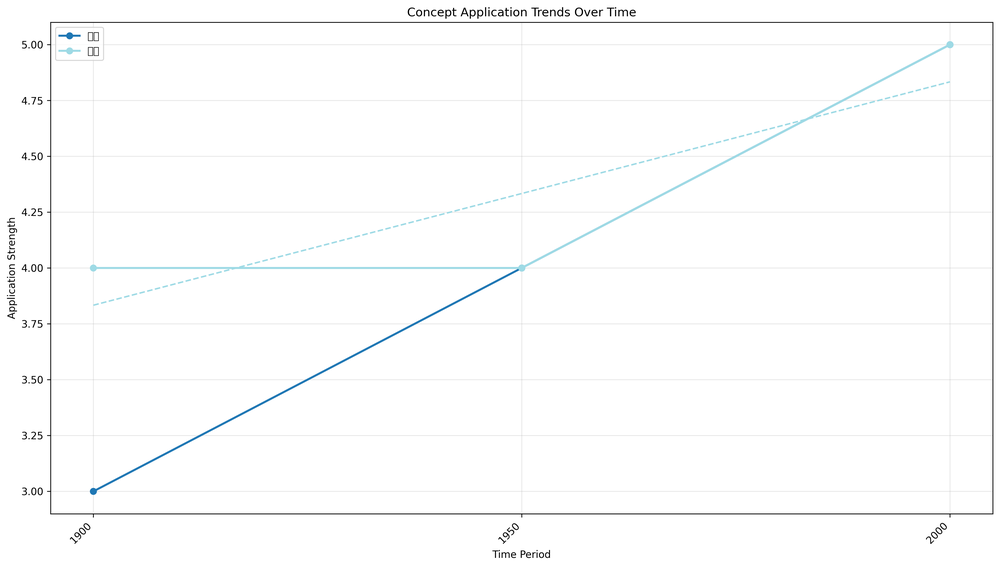
#> input picture philosophy-thought-research/test_application_trends.png, 1000 x 567 px, shrunk from 4171 x 2366 before the run
$ python -i image_analyzer.py   (imports and definitions only)   (older library calls are emulated)
#> lines starting #> are read from the running program, lines starting #| are printed output that depends on the picture
#!/usr/bin/env python3
# -*- coding: utf-8 -*-

"""
图像分析工具
用于艺术作品的形式分析、风格识别、特征提取
"""

import numpy as np
import cv2
from PIL import Image
from skimage import color, filters, feature, texture
from skimage.measure import shannon_entropy
import matplotlib.pyplot as plt

class ImageAnalyzer:
    """图像分析器类"""

    def __init__(self, image_path):
        """
        初始化图像分析器

        Args:
            image_path (str): 图像文件路径
        """
        self.image_path = image_path
        self.image = None
        self.gray_image = None
        self.load_image()

    def load_image(self):
        """
        加载图像
        """
        try:
            self.image = cv2.imread(self.image_path)
#> self.image is the input picture: shape (567, 1000, 3); mean B, G, R 252.4, 252.2, 251.7
            if self.image is None:
                raise Exception(f"无法加载图像: {self.image_path}")
            # 转换为RGB格式
            self.image = cv2.cvtColor(self.image, cv2.COLOR_BGR2RGB)
            # 创建灰度图像
            self.gray_image = cv2.cvtColor(self.image, cv2.COLOR_RGB2GRAY)
        except Exception as e:
            print(f"加载图像时出错: {e}")

    # [208 lines left out: functions analyze, _analyze_color_distribution, _analyze_edge_density, _analyze_texture, _analyze_composition, _analyze_brightness and 3 more, not called in this run]

    def style_transfer(self, style="impressionist"):
        """
        风格转换

        Args:
            style (str): 风格类型

        Returns:
            PIL.Image: 风格转换后的图像
        """
#> called with style = 'impressionist'
        if self.image is None:
            return None

        # 这里使用简单的滤镜模拟风格转换
        # 实际应用中可以使用更复杂的深度学习方法
        styled = self.image.copy()

        if style == "impressionist":
            # 印象派风格模拟
            blur = cv2.GaussianBlur(styled, (5, 5), 0)
            edges = cv2.Canny(self.gray_image, 50, 150)
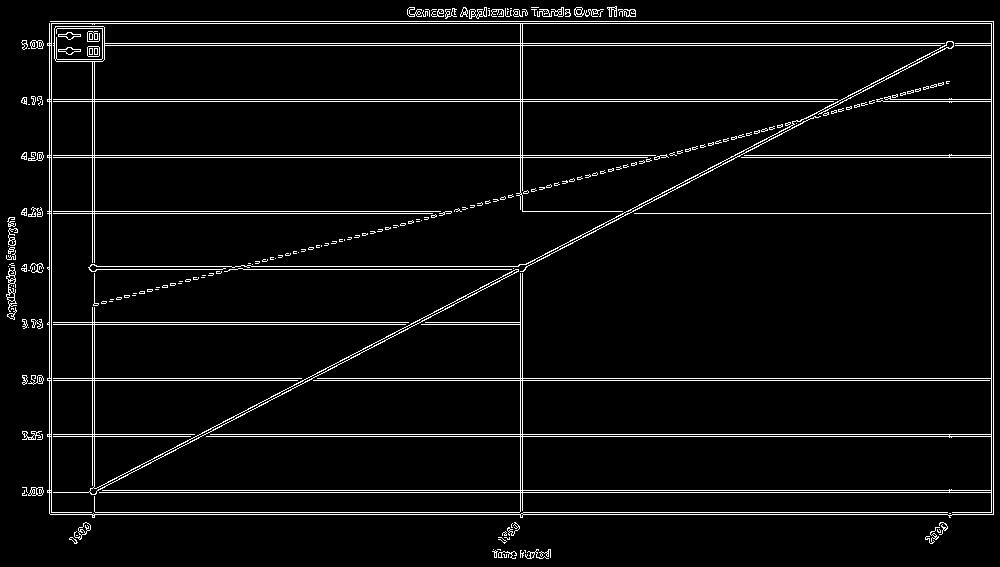
#> edges: shape (567, 1000); 4.9% white in thin lines or dots
            edges = cv2.cvtColor(edges, cv2.COLOR_GRAY2RGB)
#> edges: shape (567, 1000, 3); 4.9% white in thin lines or dots
            styled = cv2.addWeighted(blur, 0.8, edges, 0.2, 0)
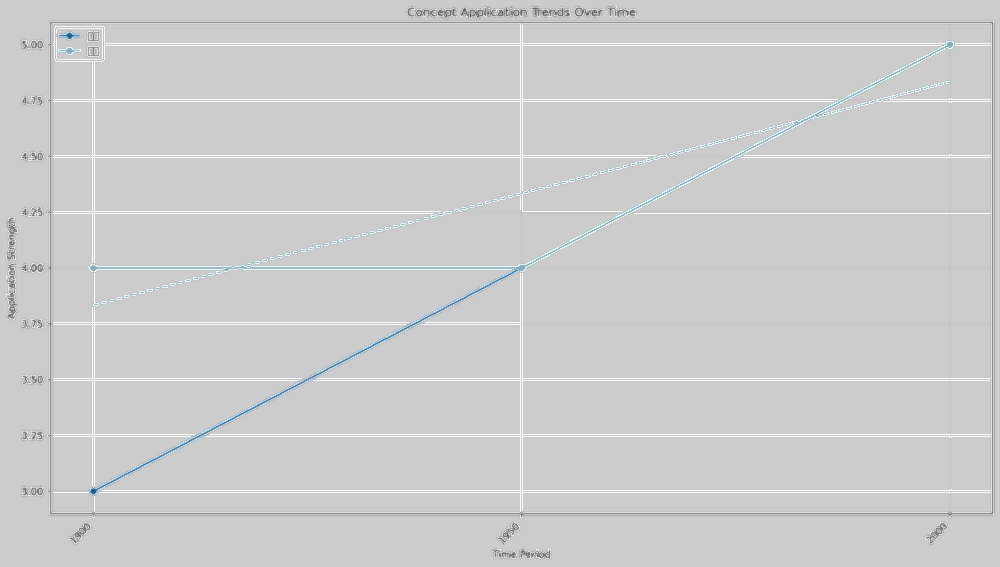
#> styled: shape (567, 1000, 3); mean R, G, B 203.9, 204.3, 204.4

        elif style == "sketch":
            # 素描风格模拟
            inv_gray = 255 - self.gray_image
            blur = cv2.GaussianBlur(inv_gray, (21, 21), 0)
            sketch = cv2.divide(self.gray_image, 255 - blur, scale=256)
            styled = cv2.cvtColor(sketch, cv2.COLOR_GRAY2RGB)

        elif style == "oil_painting":
            # 油画风格模拟
            blur = cv2.medianBlur(styled, 7)
            edges = cv2.Canny(self.gray_image, 100, 200)
            edges = cv2.cvtColor(edges, cv2.COLOR_GRAY2RGB)
            styled = cv2.addWeighted(blur, 0.9, edges, 0.1, 0)

        elif style == "watercolor":
            # 水彩风格模拟
            blur = cv2.GaussianBlur(styled, (3, 3), 0)
            hsv = cv2.cvtColor(blur, cv2.COLOR_RGB2HSV)
            hsv[:, :, 1] = cv2.add(hsv[:, :, 1], 30)
            styled = cv2.cvtColor(hsv, cv2.COLOR_HSV2RGB)

        # 转换为PIL Image
        return Image.fromarray(styled)

    # [69 lines left out: functions detect_faces, segment_image, extract_features, not called in this run]

>>> result = ImageAnalyzer('../../../philosophy-thought-research/test_application_trends.png').style_transfer()

$ run again, on philosophy-thought-research/test_concept_evolution_trend.png
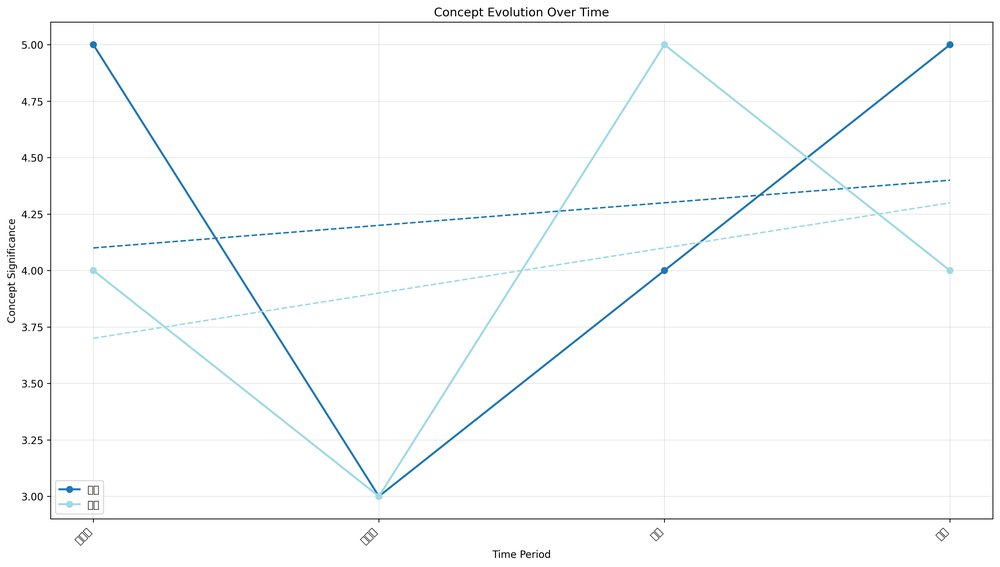
#> input picture philosophy-thought-research/test_concept_evolution_trend.png, 1000 x 567 px, shrunk from 4171 x 2365 before the run
#> in load_image, self.image is the input picture: shape (567, 1000, 3); mean B, G, R 252, 251.6, 250.6
#> in style_transfer, `edges = cv2.Canny(self.gray_image, 50, 150)`:
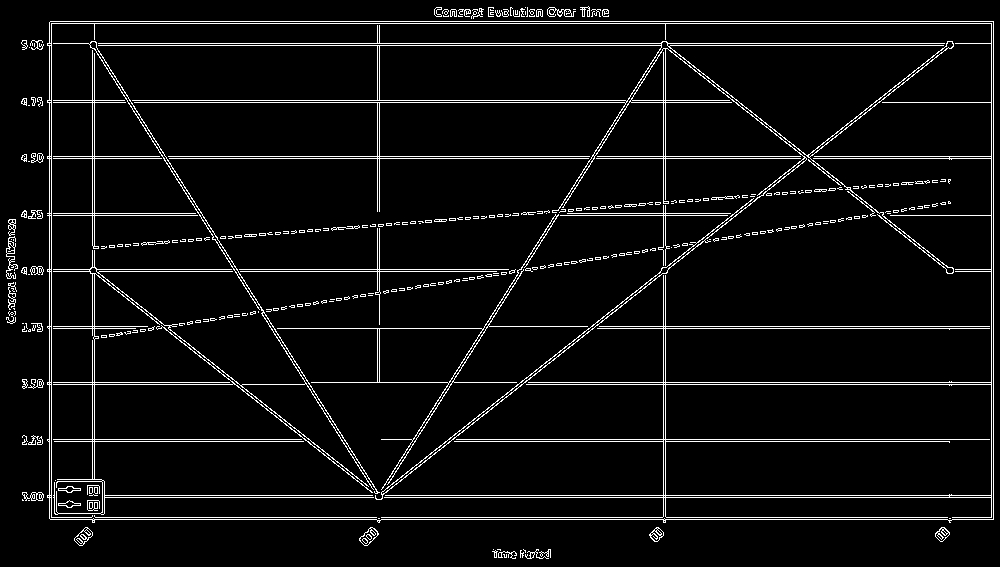
#> edges: shape (567, 1000); 5.7% white in thin lines or dots
#> in style_transfer, `styled = cv2.addWeighted(blur, 0.8, edges, 0.2, 0)`:
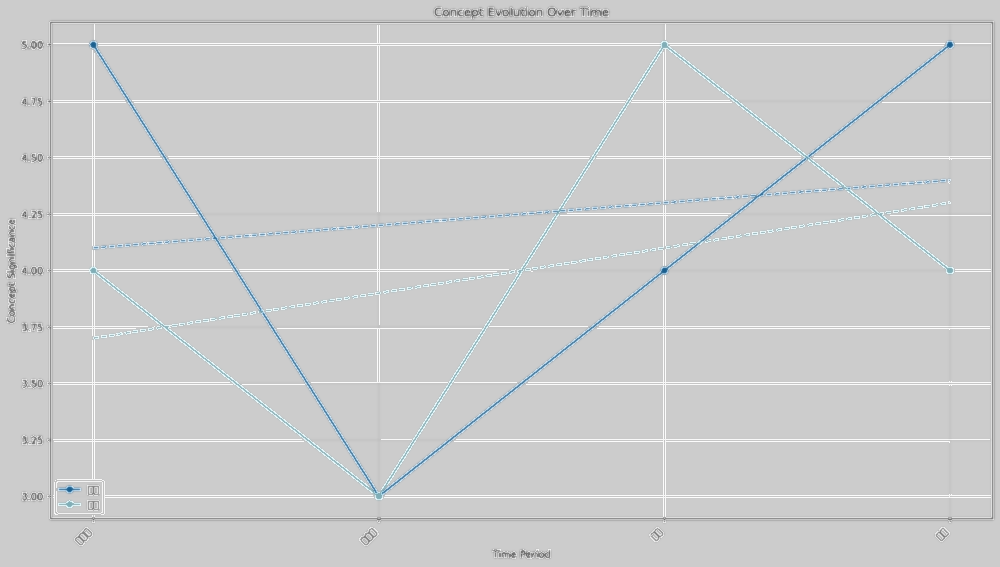
#> styled: shape (567, 1000, 3); mean R, G, B 203.4, 204.1, 204.5
